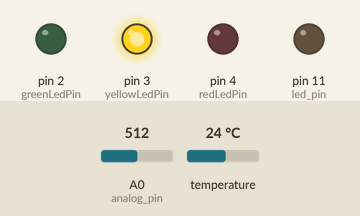
A sketch run on a simulated Arduino Uno, built with avr-gcc and run on an emulated ATmega328P. Parts: output pins drawn as LEDs (lit = HIGH). Inputs (shaded band) come from the test bench; at power-on: A0 (analog_pin) = 512, temperature 24 °C. What the sketch prints to the serial monitor is not drawn.

Above: at 3.3 s.
3.4 s: A0 (analog_pin) set to 885
5.9 s: A0 (analog_pin) set to 918
At 6.8 s:
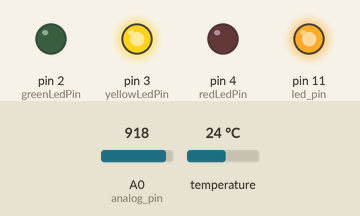
11.3 s: temperature set to 26.7 °C
13.8 s: temperature set to 27.5 °C
At 15.1 s:
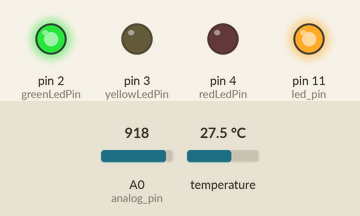
At 16.4 s:
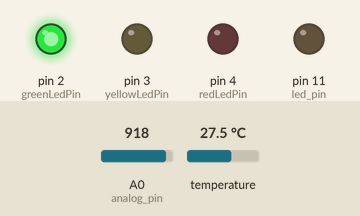
19.5 s: temperature set to 29.3 °C
22.0 s: temperature set to 30.4 °C
At 25.1 s:
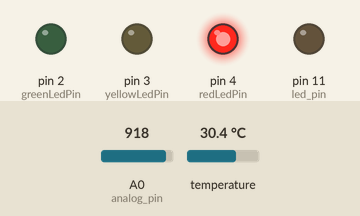
Timing chart, 0 to 28.7 s (numbered marks = the images above; inputs shaded):
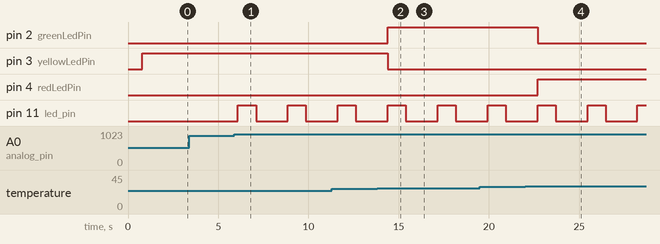

Measured:
- the behaviour switches between 900 and 901 on A0 (analog_pin) (found by bisection; images 0 and 1)
- the behaviour switches between 27 and 27.1 °C on temperature (found by bisection; images 1 and 2)
- the behaviour switches between 29.9 and 30 °C on temperature (found by bisection; images 3 and 4)
- after the input at 5.9 s, pin 11 (led_pin): alternates HIGH for 1.0 s and LOW for 1.8 s, starting after 0.19 s
- after the input at 13.8 s, pin 2 (greenLedPin): LOW → HIGH after 0.59 s; pin 3 (yellowLedPin): HIGH → LOW after 0.59 s
- after the input at 22.0 s, pin 2 (greenLedPin): HIGH → LOW after 0.69 s; pin 4 (redLedPin): LOW → HIGH after 0.69 s

The sketch:

8855.ino
```cpp
#include <OneWire.h>
#include <DallasTemperature.h>

int greenLedPin = 2;
int yellowLedPin = 3;
int redLedPin = 4;
int led_pin=11;
int analog_pin=A0;
float sensorVoltage;
int temp;
int temp_sensor = 5;

float temperature = 0;
int lowerLimit = 27;
int upperLimit = 30;


OneWire oneWirePin(temp_sensor);

DallasTemperature sensors(&oneWirePin);
void setup(void){
  Serial.begin(9600);

  pinMode(led_pin, OUTPUT);
  pinMode(redLedPin,OUTPUT);
  pinMode(greenLedPin,OUTPUT);
  pinMode(yellowLedPin,OUTPUT);

  sensors.begin();
}
void loop(){
  Serial.print("Requesting Temperatures from sensors: ");
  sensors.requestTemperatures();
  Serial.println("DONE");
  temp=analogRead(analog_pin);
  sensorVoltage = temp;

  temperature = sensors.getTempCByIndex(0);

  digitalWrite(redLedPin, LOW);
  digitalWrite(greenLedPin, LOW);
  digitalWrite(yellowLedPin, LOW);

  Serial.print("Temperature is ");
  Serial.print(temperature);


  if(temperature <= lowerLimit){
    Serial.println(", Yellow LED is Activated");
    digitalWrite(yellowLedPin, HIGH);
  }
  else if(temperature > lowerLimit && temperature < upperLimit){
    Serial.println(", Green LED is Activated");
    digitalWrite(greenLedPin, HIGH);
  }
  else if(temperature >= upperLimit){
    Serial.println(", Red LED is Activated");
    digitalWrite(redLedPin, HIGH);
  }
   Serial.println(sensorVoltage);
   if(temp>900)
  {

    Serial.println("dangerous!!");
    digitalWrite(led_pin,HIGH);
    delay(1000);
    digitalWrite(led_pin,LOW);
    delay(1000);
   }
   else
   {
      Serial.println("No dangerous!");
      digitalWrite(led_pin,LOW);
      delay(1000);
   }

}
```
